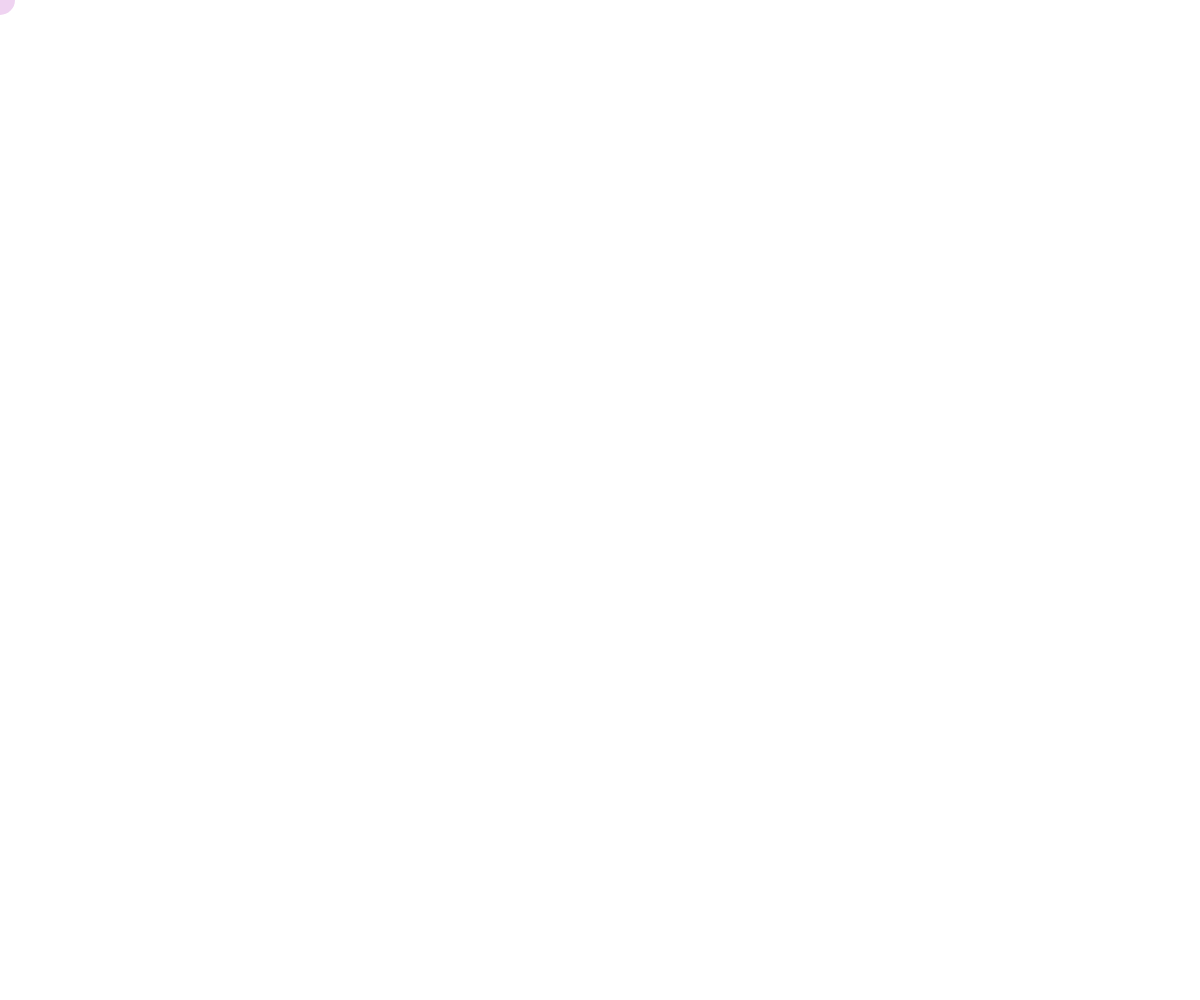
Frame 1 (no input)
Frame 60 (no input): identical to frame 1, image omitted
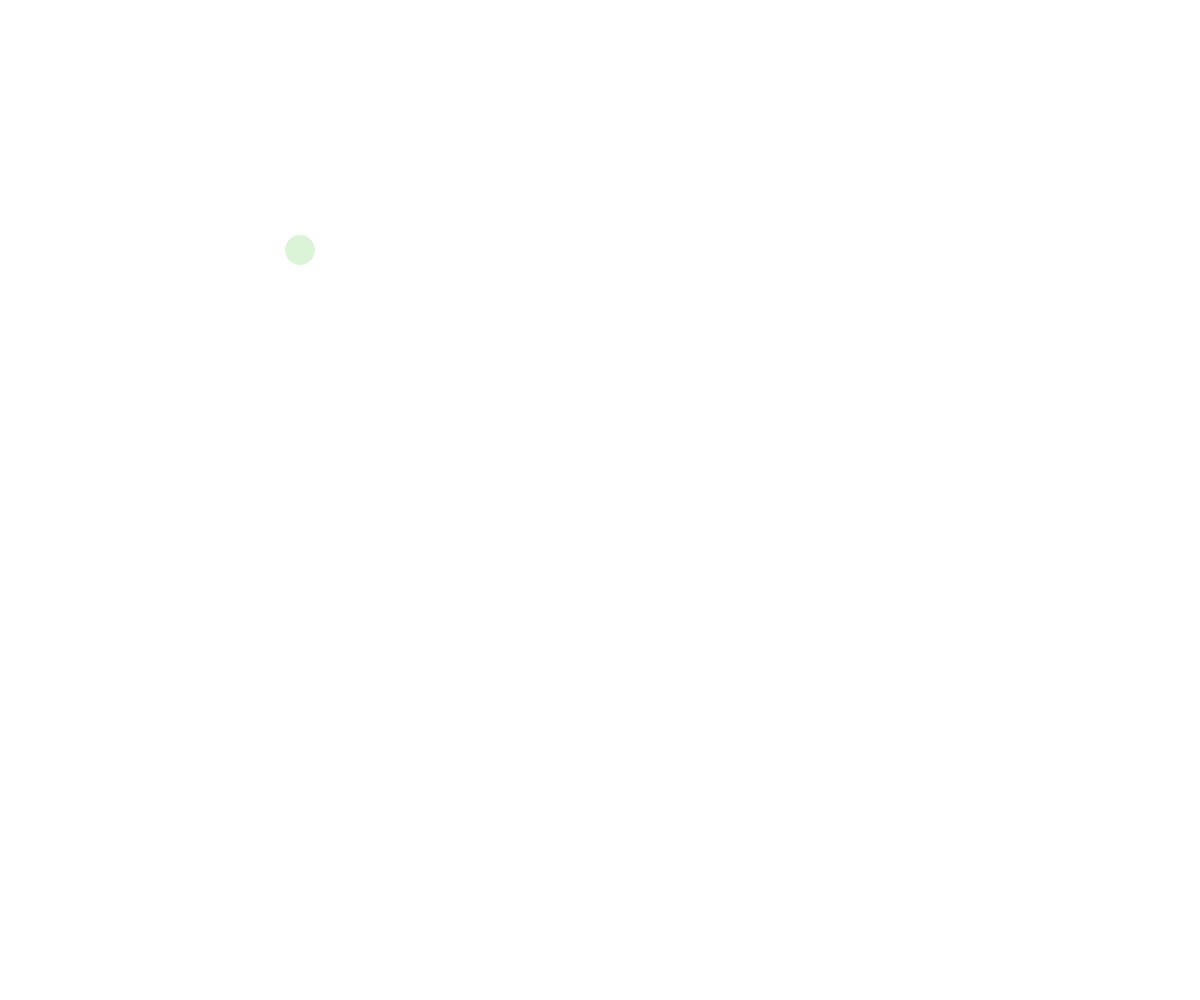
Frame 120 (the mouse pressed at the canvas centre since frame 60)

The p5.js sketch that drew these frames (run headless with seeded random() and noise() and a simulated clock; from frame 60 on, the mouse is pressed at the canvas centre):

// p5.js sketch
// ── sketch.js

let canvas;
let xPos= 0;
let yPos= 0;
let easing = .5;

function setup() {
    canvas = createCanvas(windowWidth, windowHeight);
    canvas.position(0, 0);
    canvas.style("z-index", -2);
    // background(125);
}


function windowResized() {
    resizeCanvas(windowWidth, windowHeight);
}

function draw() {
    
}

function mouseMoved() {
    clear();

    xPos = xPos + ((mouseX - xPos) * easing);
    yPos = yPos + ((mouseY - yPos) * easing);

    drawThing(xPos, yPos);
}

function drawThing(_x, _y) {
    strokeWeight(0);
    fill(random(200, 255), random(200, 255), random(200, 255));
    ellipse(_x, _y, 30, 30);
}
